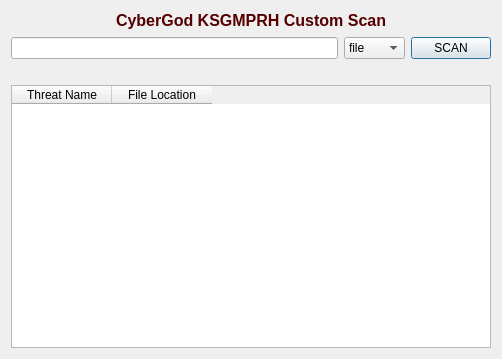
<?xml version="1.0" encoding="UTF-8"?>
<ui version="4.0">
 <class>CustomScan</class>
 <widget class="QDialog" name="CustomScan">
  <property name="geometry">
   <rect>
    <x>0</x>
    <y>0</y>
    <width>502</width>
    <height>359</height>
   </rect>
  </property>
  <property name="windowTitle">
   <string>Dialog</string>
  </property>
  <layout class="QVBoxLayout" name="verticalLayout">
   <item>
    <layout class="QHBoxLayout" name="horizontalLayout">
     <item>
      <spacer name="horizontalSpacer">
       <property name="orientation">
        <enum>Qt::Horizontal</enum>
       </property>
       <property name="sizeHint" stdset="0">
        <size>
         <width>40</width>
         <height>20</height>
        </size>
       </property>
      </spacer>
     </item>
     <item>
      <widget class="QLabel" name="label">
       <property name="text">
        <string>&lt;html&gt;&lt;head/&gt;&lt;body&gt;&lt;p&gt;&lt;span style=&quot; font-size:12pt; font-weight:600; color:#550000;&quot;&gt;CyberGod KSGMPRH Custom Scan&lt;/span&gt;&lt;/p&gt;&lt;/body&gt;&lt;/html&gt;</string>
       </property>
      </widget>
     </item>
     <item>
      <spacer name="horizontalSpacer_2">
       <property name="orientation">
        <enum>Qt::Horizontal</enum>
       </property>
       <property name="sizeHint" stdset="0">
        <size>
         <width>40</width>
         <height>20</height>
        </size>
       </property>
      </spacer>
     </item>
    </layout>
   </item>
   <item>
    <layout class="QHBoxLayout" name="horizontalLayout_2">
     <item>
      <widget class="QLineEdit" name="customScan_fileLocationLineEdit"/>
     </item>
     <item>
      <widget class="QComboBox" name="customScan_comboBox">
       <item>
        <property name="text">
         <string>file</string>
        </property>
       </item>
       <item>
        <property name="text">
         <string>folder</string>
        </property>
       </item>
      </widget>
     </item>
     <item>
      <widget class="QPushButton" name="customScan_scanButton">
       <property name="text">
        <string>SCAN</string>
       </property>
      </widget>
     </item>
    </layout>
   </item>
   <item>
    <widget class="QLabel" name="customScan_currentlyScanningLabel">
     <property name="text">
      <string/>
     </property>
    </widget>
   </item>
   <item>
    <widget class="QTableWidget" name="customScan_threatTable">
     <column>
      <property name="text">
       <string>Threat Name</string>
      </property>
     </column>
     <column>
      <property name="text">
       <string>File Location</string>
      </property>
     </column>
    </widget>
   </item>
  </layout>
 </widget>
 <resources/>
 <connections/>
</ui>
